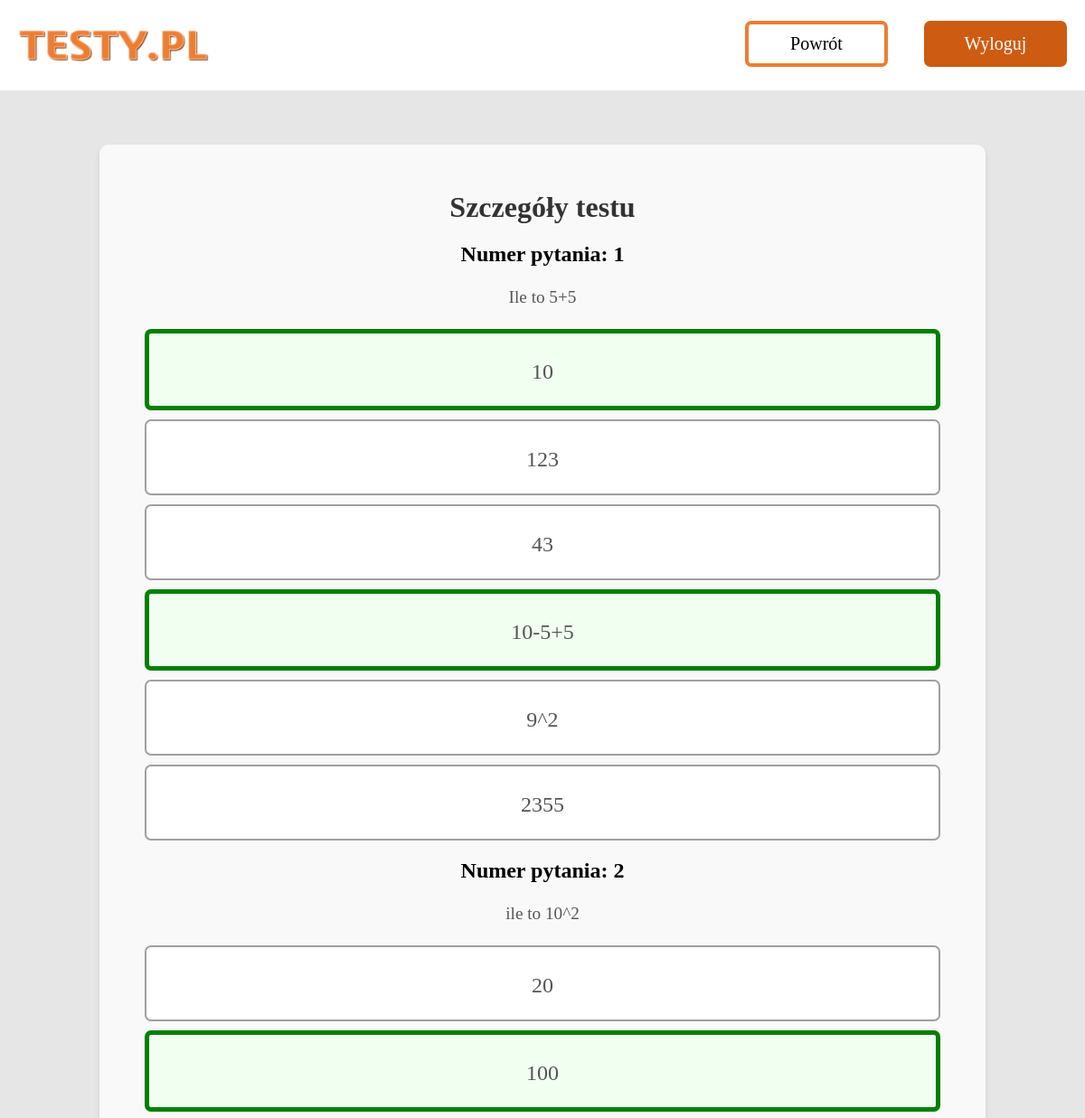
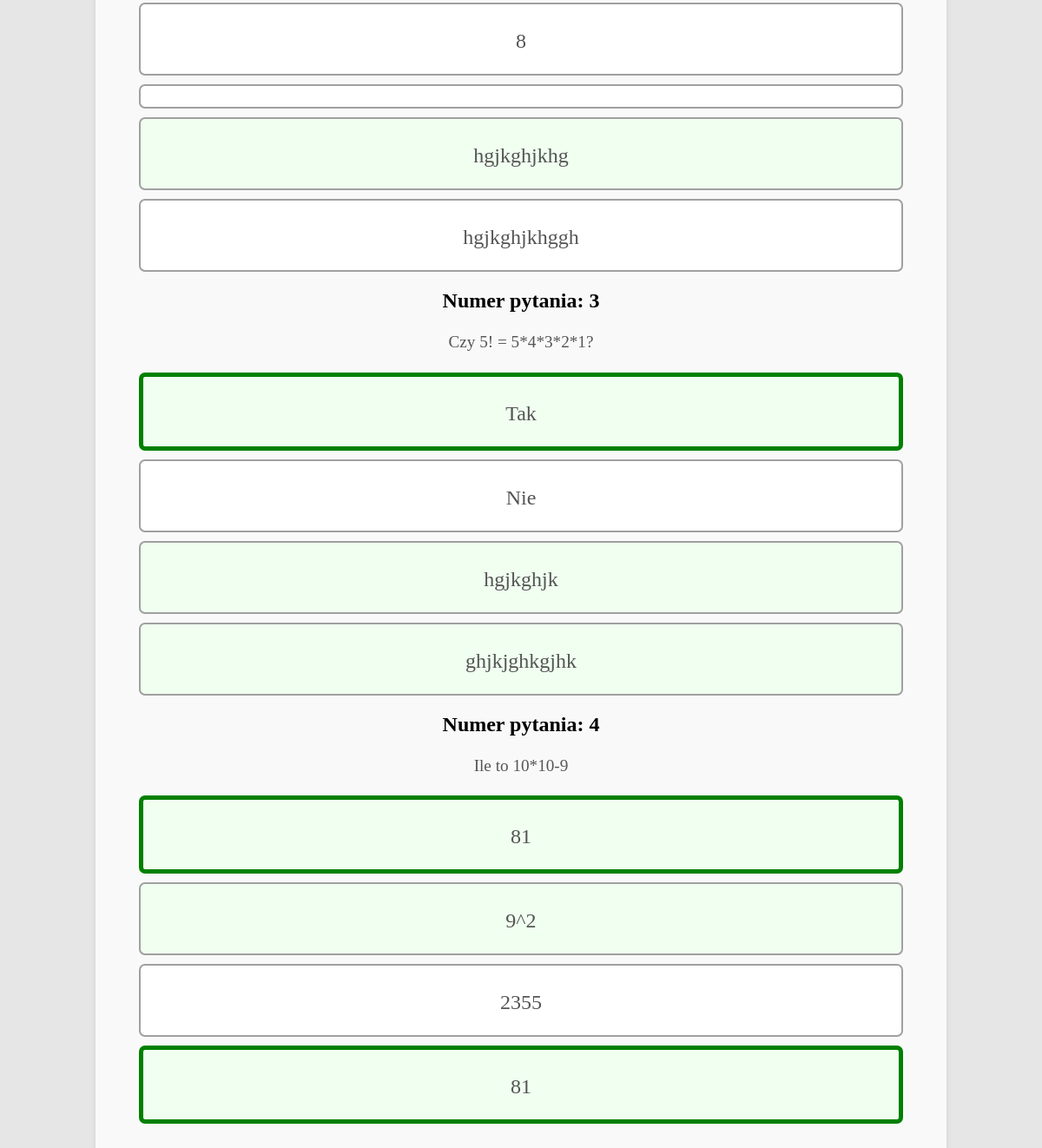
The page /szczegoly_wyniku.php?wynik_id=16 (signed in) on the database its author committed (2 pictures, top to bottom).
### tables this page shows
CREATE TABLE `pytania` (
  `ID` int(11) NOT NULL,
  `testy_id` int(11) NOT NULL,
  `zawartosc` longtext NOT NULL,
  `numer` int(11) NOT NULL
);

CREATE TABLE `odpowiedzi` (
  `ID` int(11) NOT NULL,
  `pytania_id` int(11) NOT NULL,
  `zawartosc` longtext NOT NULL,
  `numer` int(11) NOT NULL,
  `punkty` int(11) NOT NULL
);

### szczegoly_wyniku.php (the view, shortened to what this page needs)
<?php
$wynik_id = intval($_GET['wynik_id']);
$host = 'localhost';
$db_user = 'root';
$db_password = '';
$db_name = 'projekt';
$conn = new mysqli($host, $db_user, $db_password, $db_name);
$sql_wynik = "SELECT w.testy_id AS test_id, w.zdajacy_ID AS zdajacy_ID, k.`e-mail` AS email
               FROM wynik w, konta k
               WHERE w.zdajacy_ID = k.ID AND w.ID = ?";
$stmt_wynik = $conn->prepare($sql_wynik);
$stmt_wynik->bind_param("i", $wynik_id);
$stmt_wynik->execute();
$result_wynik = $stmt_wynik->get_result();
$wynik_data = $result_wynik->fetch_assoc();
$test_id = $wynik_data['test_id'];
$zdajacy_ID = $wynik_data['zdajacy_ID'];
$sql_questions = "SELECT p.ID AS question_id, p.zawartosc AS question_content, p.numer AS question_number
                  FROM pytania p
                  WHERE p.testy_id = ?";
$stmt_questions = $conn->prepare($sql_questions);
$stmt_questions->bind_param("i", $test_id);
$stmt_questions->execute();
$questions_result = $stmt_questions->get_result();
$questions = [];
while ($question = $questions_result->fetch_assoc()) {
    $questions[$question['question_id']] = [
        'content' => $question['question_content'],
        'number' => $question['question_number'],
        'answers' => [],
        'selected_answers' => []
    ];
}
$sql_answers = "SELECT o.ID AS answer_id, o.pytania_id AS question_id, o.zawartosc AS answer_content, o.punkty AS points
                FROM odpowiedzi o
                WHERE o.pytania_id IN (SELECT ID FROM pytania WHERE testy_id = ?)";
$stmt_answers = $conn->prepare($sql_answers);
$stmt_answers->bind_param("i", $test_id);
$stmt_answers->execute();
$answers_result = $stmt_answers->get_result();
while ($answer = $answers_result->fetch_assoc()) {
    $questions[$answer['question_id']]['answers'][] = [
        'id' => $answer['answer_id'],
        'content' => $answer['answer_content'],
        'points' => $answer['points']
    ];
}
$sql_selected_answers = "SELECT odpowiedz_id, pytanie_id
                         FROM odpowiadanie
                         WHERE testy_id = ? AND zdajacy_ID = ?";
$stmt_selected_answers = $conn->prepare($sql_selected_answers);
$stmt_selected_answers->bind_param("is", $test_id, $zdajacy_ID);
$stmt_selected_answers->execute();
$selected_answers_result = $stmt_selected_answers->get_result();
while ($selected_answer = $selected_answers_result->fetch_assoc()) {
    $questions[$selected_answer['pytanie_id']]['selected_answers'][] = $selected_answer['odpowiedz_id'];
}
?>
<!DOCTYPE html>
<html lang="pl">
<head>
    <link rel="stylesheet" href="css/index.css">
    <link rel="stylesheet" href="css/hamburger.css">
</head>
<body>
<div id="strona">
    <div id="head">
        <a href="testy.php"><img src="img/logo.png" id="img_logo" alt="TESTY.PL"></a>
        <nav>
            <ul id="menu">
                <li class="menu"><a href="testy.php" style="text-decoration:none" id="head_zal">Powrót</a></li>
                <li class="menu"><a href="wylogowano.php" style="text-decoration:none" id="head_stw">Wyloguj</a></li>
            </ul>
        </nav>
    </div>
    <div id="main">
    <div id="main3">
        <h1>Szczegóły testu</h1>
        <?php foreach ($questions as $question): ?>
            <div class="question">
                <h2>Numer pytania: <?= htmlspecialchars($question['number']) ?></h2>
                <p><?= $question['content'] ?></p>
                <div class="answers">
                    <?php foreach ($question['answers'] as $answer): ?>
                        <div class="answer <?php
                            if (in_array($answer['id'], $question['selected_answers'])) {
                                echo $answer['points'] > 0 ? 'correct-selected' : 'wrong-selected';
                            } elseif ($answer['points'] > 0) {
                                echo 'correct-unselected';
                            } else {
                                echo 'neutral';
                            }
                        ?>">
                            <?= $answer['content'] ?>
                        </div>
                    <?php endforeach; ?>
                </div>
            </div>
        <?php endforeach; ?>
    </div>
</div>
</div>
</body>
</html>

### css/index.css (style rules this page uses)
body { background-color:rgb(230,230,230); margin:0px; }
* { font-family:calibri; }
.menu { font-size: 20px; text-align: center; margin-top: 38px; padding-left: 20px; padding-right: 20px; float:left; z-index:4; }
#head_zal { border: 4px solid rgb(237,125,49); border-radius:7px; background-color:white; padding:10px; text-align:center; width:130px; font-size: min(max(16px, 4vw), 20px); display:block; color:black; margin-top:-15px; cursor:pointer; }
#head { text-align:center; width:100%; height:100px; background-color:white; position:fixed; z-index: 3; border-bottom:2px solid; border-color:rgb(230,230,230); }
#main { float:left; clear:both; width:100%; height:100%; padding-top: 60px; margin-top:80px; transition: all 200ms ease-in-out; z-index: 0; }
#head_stw { border: 4px solid rgb(205,92,18); border-radius:7px; background-color:rgb(205,92,18); padding:10px; text-align:center; width:130px; font-size: min(max(16px, 4vw), 20px); display:block; color:white; margin-top:-15px; cursor:pointer; }
.answer { text-align:middle; border: 2px solid rgb(160,160,160); background-color:white; border-radius:7px; margin:10px; font-size:20px; color:black; transition: all 200ms ease-in-out; }
.answer.correct-selected { background-color: #f0fff0; border: 5px solid green; }
.answer.correct-unselected { background-color: #f0fff0; }
#strona { width:100%; animation: fadeIn 0.5s ease-in-out; overflow:hidden; }
#img_logo { height:35px; max-height:6vw; margin-top:33px; margin-bottom:auto; margin-left:20px; float:left; transition: all 200ms ease-in-out; }
#menu { list-style-type: none; margin: 0; padding: 0; overflow: hidden; text-align:center; }
#main3 { background-color: #f9f9f9; padding: 30px 40px; margin: 20px auto; border-radius: 10px; box-shadow: 0 4px 6px rgba(0, 0, 0, 0.1); max-width: 900px; text-align: center; }
#main3 h1 { font-size: 2em; color: #333333; margin-bottom: 20px; }
#main3 p { font-size: 1.2em; color: #555555; line-height: 1.5; margin-bottom: 20px; }

### css/hamburger.css (style rules this page uses)
nav { float: right; }
nav ul { list-style: none; margin: 0; padding: 0; }
nav ul li { float: left; position: relative; }
nav ul li a, nav ul li a:visited { display: block; padding: 10px; }
@media screen and (min-width: 1040px) { #menu { display: block !important; } }

### rows shown on the page
pytania: numer "1", zawartosc "Ile to 5+5"
odpowiedzi: zawartosc "10"
odpowiedzi: zawartosc "123"
odpowiedzi: zawartosc "43"
odpowiedzi: zawartosc "10-5+5"
odpowiedzi: zawartosc "9^2"
odpowiedzi: zawartosc "2355"
pytania: numer "2", zawartosc "ile to 10^2"
odpowiedzi: zawartosc "20"
odpowiedzi: zawartosc "100"
odpowiedzi: zawartosc "8"
odpowiedzi: punkty 0 (drawn)
odpowiedzi: zawartosc "hgjkghjkhg"
odpowiedzi: zawartosc "hgjkghjkhggh"
pytania: numer "3", zawartosc "Czy 5! = 5*4*3*2*1?"
odpowiedzi: zawartosc "Tak"
odpowiedzi: zawartosc "Nie"
odpowiedzi: zawartosc "hgjkghjk"
odpowiedzi: zawartosc "ghjkjghkgjhk"
pytania: numer "4", zawartosc "Ile to 10*10-9"
odpowiedzi: zawartosc "81"
odpowiedzi: zawartosc "9^2"
odpowiedzi: zawartosc "2355"
odpowiedzi: zawartosc "81"
